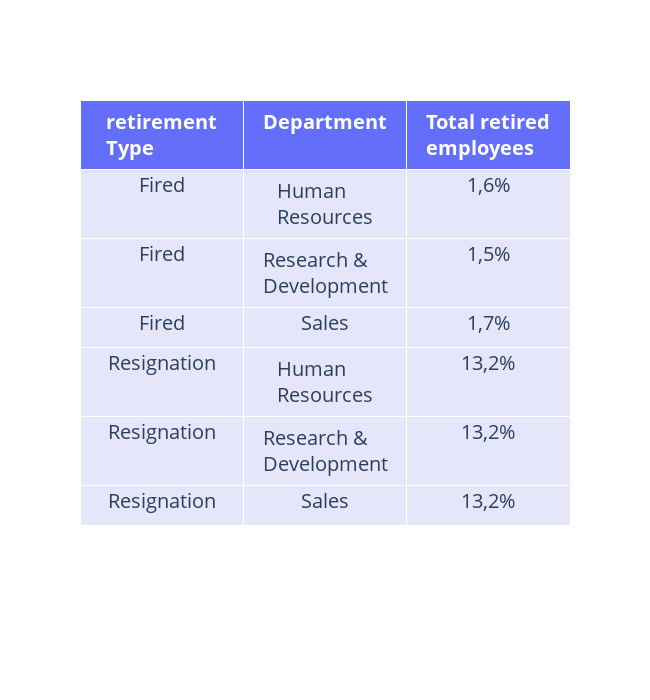

Here is the notebook cell this chart was saved with:
### Code cell
#¿Cuál es el porcentaje de retiros por departamento?
base['Total retired employees'] = base['Total retired employees'].apply(lambda x: "1,6%" if (x == 3) else "1,5%" if (x == 44) else "1,7%" if (x == 23)  else "28,6%" if (x == 54) else "14,2%" if (x == 409) else "13,3%" )
base = base.rename(columns= {'Total retired employees': 'TotalRetiredEmployees'})

fig = go.Figure(data=[go.Table( header=dict(values=[['<b>retirement Type</b>'],
                  ['<b>Department</b>'], ['<b>Total retired employees</b>']],
                    fill_color='#636EFA',
align='center',
                    font_size=20,
                    font_color = 'white',
                    height=25),
                    cells=dict(values=[base.retirementType, base.Department, base.TotalRetiredEmployees],
               fill_color='lavender',
               align=['center', 'center'], 
               font_size=20,
               height=40))])

fig.update_layout(width=650, height=700)
fig.show()

### Figure 1 — Plotly figure (JSON) as saved in the notebook; plotly's stock layout.template omitted (floating-point values rounded to 4 significant figures)
{"data": [{"cells": {"align": ["center", "center"], "fill": {"color": "lavender"}, "font": {"size": 20}, "height": 40, "values": [["Fired", "Fired", "Fired", "Resignation", "Resignation", "Resignation"], ["Human Resources", "Research & Development", "Sales", "Human Resources", "Research & Development", "Sales"], ["1,6%", "1,5%", "1,7%", "13,2%", "13,2%", "13,2%"]]}, "header": {"align": "center", "fill": {"color": "#636EFA"}, "font": {"color": "white", "size": 20}, "height": 25, "values": [["<b>retirement Type</b>"], ["<b>Department</b>"], ["<b>Total retired employees</b>"]]}, "type": "table"}], "layout": {"height": 700, "width": 650}}
